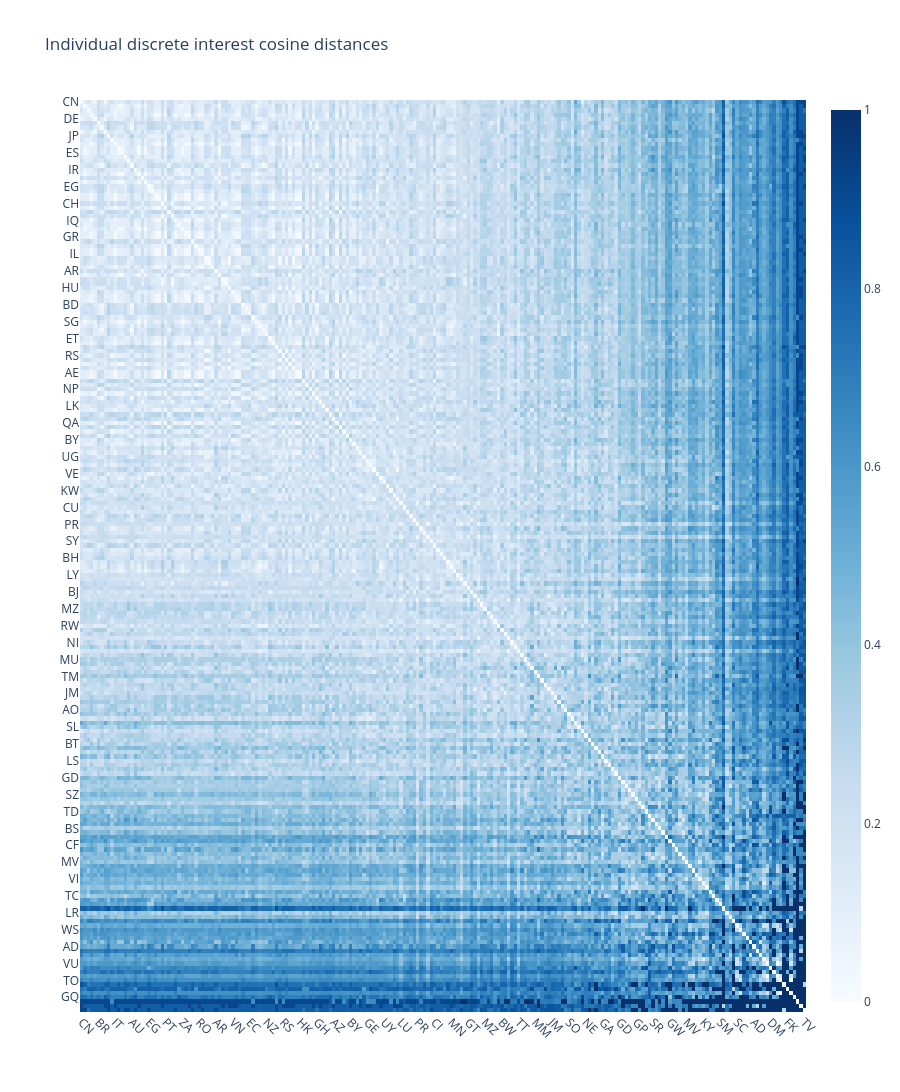

Source (notebook cell):
### Code cell
x_labels = df_cs.sum(axis=1).sort_values(ascending=False).index
y_labels = df_cs.sum(axis=1).sort_values(ascending=False).index
uf.plotly_heatmap(
    df_dist_cosine.loc[y_labels, x_labels],
    x_labels=x_labels,
    y_labels=y_labels,
    title="Individual discrete interest cosine distances",
    colorscale="non",
    y_type="country",
    x_type="country"
)

### Figure 1 — Plotly figure (JSON) as saved in the notebook; plotly's stock layout.template omitted (floating-point values rounded to 4 significant figures; data arrays with more than 128 entries replaced by an {"elided": "..."} marker saying what was removed)
{"data": [{"colorscale": [[0, "rgb(247,251,255)"], [0.125, "rgb(222,235,247)"], [0.25, "rgb(198,219,239)"], [0.375, "rgb(158,202,225)"], [0.5, "rgb(107,174,214)"], [0.625, "rgb(66,146,198)"], [0.75, "rgb(33,113,181)"], [0.875, "rgb(8,81,156)"], [1, "rgb(8,48,107)"]], "customdata": {"elided": "216x216x2 str values"}, "hovertemplate": "<b>X: </b>%{customdata[0]}<br><b>Y: </b>%{customdata[1]}<br><b>Z: </b> %{z:.3f}<br><extra></extra>", "type": "heatmap", "x": {"elided": "216 str values"}, "y": {"elided": "216 str values"}, "z": {"elided": "216x216 float values"}}], "layout": {"height": 4320, "title": {"text": "Individual discrete interest cosine distances"}, "xaxis": {"automargin": true, "tickangle": 45}, "yaxis": {"automargin": true, "autorange": "reversed"}}}
